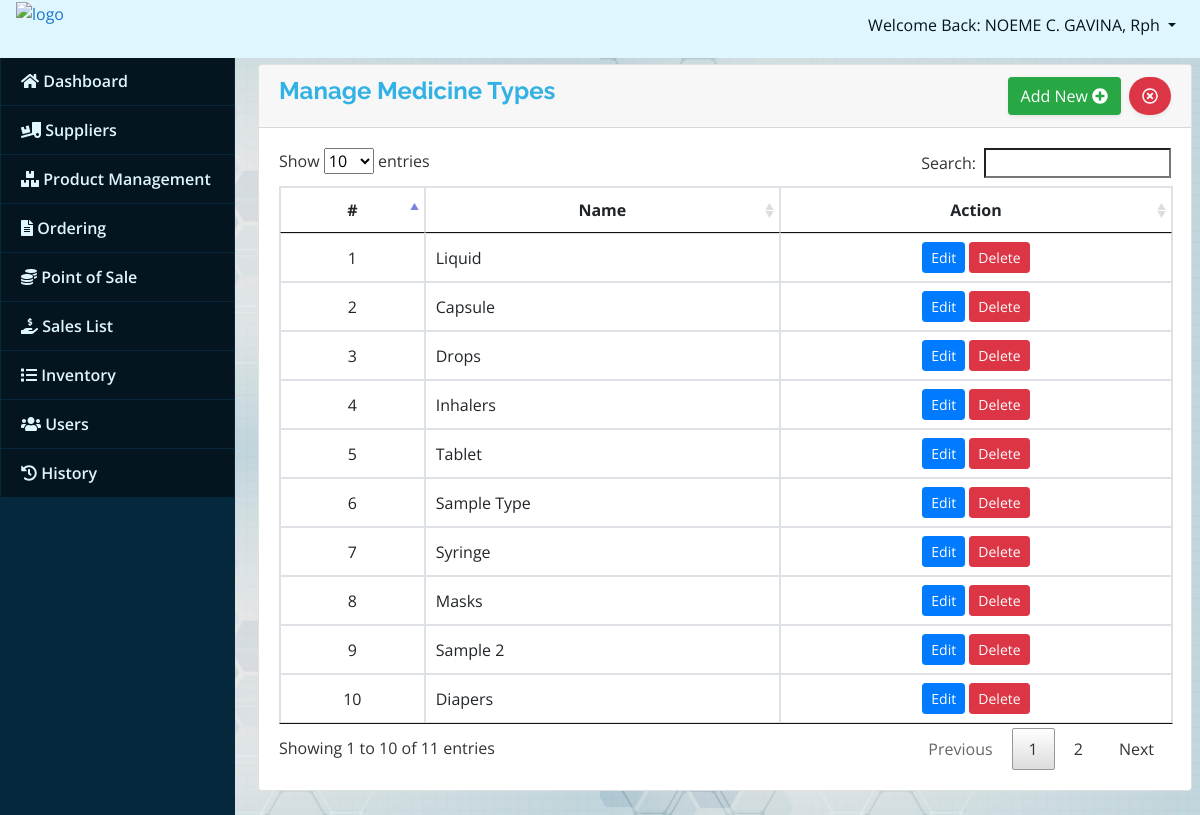
Screenshot of /index.php?page=types (signed in) with the database file from the repository.
### tables this page shows
CREATE TABLE `type_list` (
  `id` int(30) NOT NULL,
  `name` text NOT NULL
);

### types.php (the view, shortened to what this page needs)
<?php include('db_connect.php'); ?>
<div class="card mb-3">
	<div class="card-header">
		<button class="btn bg-danger shadow-sm text-white  float-right" onclick="$('#types-panel').addClass('d-none')" style="border-radius: 100px;"><i class="far fa-times-circle"></i></button>
		<button class="btn bg-success shadow-sm text-white float-right mr-2" onclick="$('#manage-type').toggleClass('d-none')" >Add New <i class="fas fa-plus-circle"></i></button>
		<h4>
			<b>Manage Medicine Types</b>
		</h4>
	</div>
	<div class="card-body">
		<form action="" id="manage-type" class="d-none mb-3" style="max-width: 50%;">
			<div class="card">
			</div>
		</form>
		<table class="table table-bordered table-hover">
			<thead>
				<tr>
					<th class="text-center">#</th>
					<th class="text-center">Name</th>
					<th class="text-center">Action</th>
				</tr>
			</thead>
			<tbody>
				<?php
				$i = 1;
				$cats = $conn->query("SELECT * FROM type_list order by id asc");
				while ($row = $cats->fetch_assoc()) :
				?>
					<tr>
						<td class="text-center"><?php echo $i++ ?></td>
						<td class="">
							<?php echo $row['name'] ?>
						</td>
						<td class="text-center">
							<button class="btn btn-sm btn-primary edit_type" type="button" data-id="<?php echo $row['id'] ?>" data-name="<?php echo $row['name'] ?>">Edit</i></button>
							<button class="btn btn-sm btn-danger delete_type" type="button" data-id="<?php echo $row['id'] ?>">Delete</i></button>
						</td>
					</tr>
				<?php endwhile; ?>
			</tbody>
		</table>
	</div>
</div>

### assets/css/style.css (style rules this page uses)
body { font-family: "Open Sans", sans-serif; color: #31b1e4; width: 100%; height: calc(100%); }
h1, h2, h3, h4, h5, h6 { font-family: "Raleway", sans-serif; }

### index.php (style rules this page uses)
body { background-image: url('assets/img/bg2.jpg'); background-size: 50%; }

### types.php (style rules this page uses)
td { vertical-align: middle !important; }

### rows the page displays
type_list: name "Liquid"
type_list: name "Capsule"
type_list: name "Drops"
type_list: name "Inhalers"
type_list: name "Tablet"
type_list: name "Sample Type"
type_list: name "Syringe"
type_list: name "Masks"
type_list: name "Sample 2"
type_list: name "Diapers"

### other values shown
$_SESSION['login_name'] "NOEME C. GAVINA, Rph"
